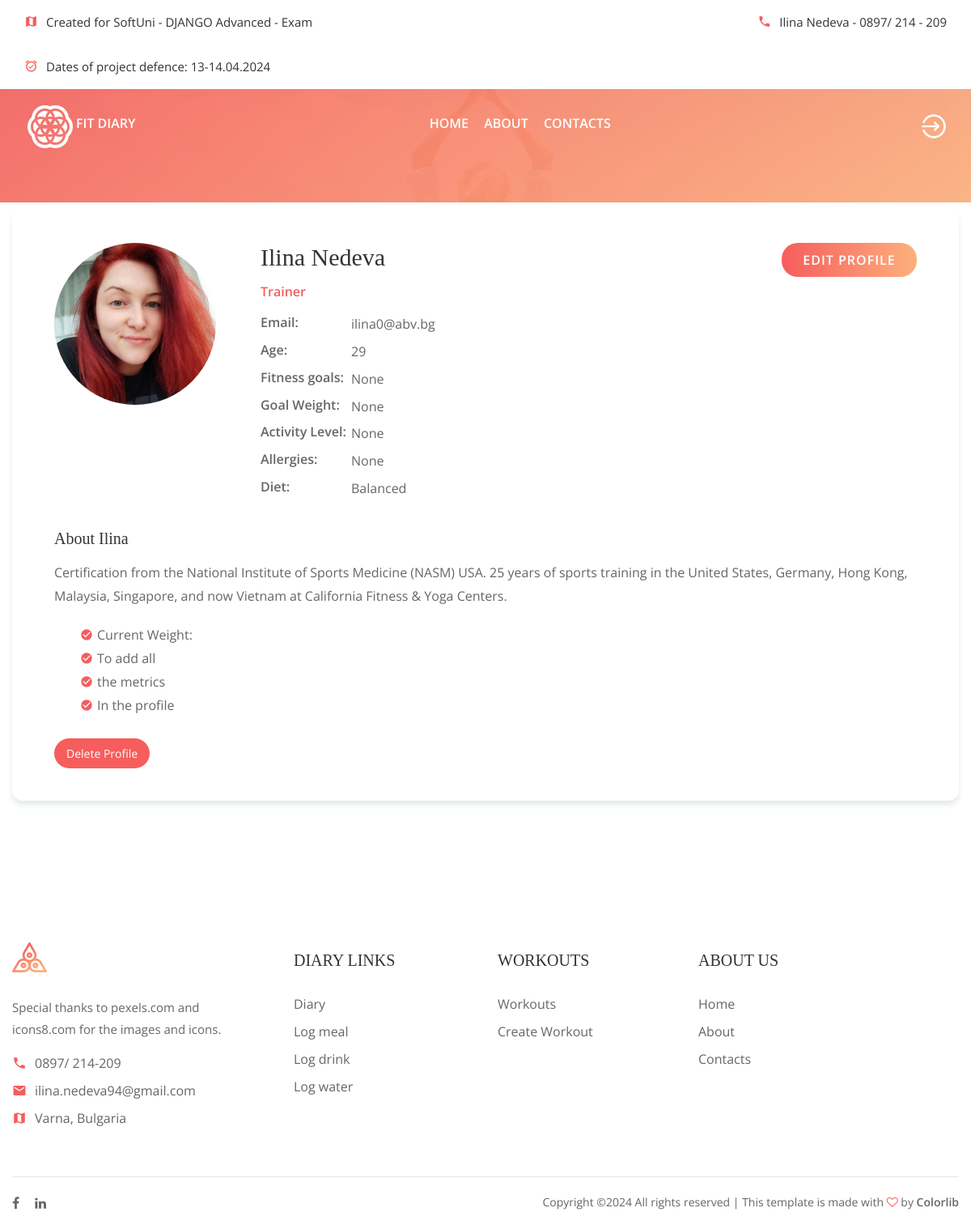
/accounts/profile/5/, run on the app's committed database.
### fit_diary/accounts/models.py (models this page shows, shortened)
class Profile(models.Model):
    MAX_FIRST_NAME_LENGTH = 30
    MAX_LAST_NAME_LENGTH = 30
    MAX_FITNESS_GOALS_LENGTH = 50
    MAX_ACTIVITY_LEVEL_LENGTH = 50
    MAX_DIETARY_RESTRICTIONS_LENGTH = 15
    MAX_PREFERRED_DIET_LENGTH = 15
    first_name = models.CharField(
        max_length=MAX_FIRST_NAME_LENGTH,
        blank=True,
        null=True,
    )
    last_name = models.CharField(
        max_length=MAX_LAST_NAME_LENGTH,
        blank=True,
        null=True,
    )
    age = models.PositiveIntegerField(
        null=True,
        blank=True
    )
    profile_picture = models.ImageField(
        upload_to='images/profile_pictures/',
        blank=True,
        null=True,
    )
    facebook_profile_url = models.URLField(
        blank=True,
        null=True,
        unique=True,
    )
    instagram_profile_url = models.URLField(
        blank=True,
        null=True,
        unique=True,
    )
    linkedin_profile_url = models.URLField(
        blank=True,
        null=True,
        unique=True,
    )
    fitness_goals = models.CharField(
        max_length=MAX_FITNESS_GOALS_LENGTH,
        choices=FitnessGoals.choices,
        blank=True,
        null=True,
        help_text='Your primary fitness goal'
    )
    goal_weight = models.DecimalField(
        max_digits=5,
        decimal_places=2,
        help_text='Goal weight in kilograms',
        null=True,
        blank=True,
    )
    daily_calorie_goal = models.PositiveIntegerField(
        null=True,
        blank=True,
    )
    activity_level = models.CharField(
        max_length=MAX_ACTIVITY_LEVEL_LENGTH,
        choices=ActivityLevel.choices,
        blank=True,
        null=True
    )
    dietary_restrictions = models.CharField(
        max_length=MAX_DIETARY_RESTRICTIONS_LENGTH,
        choices=DietaryRestrictions.choices,
        help_text='Any health restrictions',
        blank=True,
        default='None',
    )
    preferred_diet = models.CharField(
        max_length=MAX_PREFERRED_DIET_LENGTH,
        choices=PreferredDiet.choices,
        blank=True,
        null=True,
        default='Balanced',
    )
    user = models.OneToOneField(
        FitDiaryUser,
        on_delete=models.CASCADE,
        primary_key=True,
    )
    @property
    def full_name(self):
        if self.first_name and self.last_name:
            return f"{self.first_name} {self.last_name}"
        return self.first_name or self.last_name

class FitDiaryUser(AbstractBaseUser, PermissionsMixin):
    email = models.EmailField(
        _('email address'),
        unique=True,
        error_messages={
            "unique": _("TA user with that email already exists."),
        },
    )
    is_staff = models.BooleanField(
        _("staff status"),
        default=False,
        help_text=_("Designates whether the user can log into this admin site."),
    )
    is_active = models.BooleanField(
        _("active"),
        default=True,
        help_text=_(
            "Designates whether this user should be treated as active. "
            "Unselect this instead of deleting accounts."
        ),
    )
    date_joined = models.DateTimeField(_("date joined"), default=timezone.now)
    objects = FitDiaryUserManager()
    USERNAME_FIELD = "email"

### fit_diary/accounts/views.py (the view)
# urls.py: path('', ProfileDetailsView.as_view(), name='details-profile'),
class ProfileDetailsView(DetailView):
    queryset = Profile.objects.all().prefetch_related('user')
    template_name = 'accounts/details-profile.html'

### templates/accounts/details-profile.html (shortened to what this page needs)
 {%  extends 'base.html' %}
{%  load static %}
{%  block main_content %}
	<section class="page-top-section set-bg" data-setbg="img/page-top-bg.jpg" style="height: 250px">
	</section>
{% endblock %}
{% block additional_content %}
	<section class="trainer-details-section spad overflow-hidden" style="padding-top: 10px; ">
		<div class="container">
			<div class="trainer-details">
				<div class="trainer-info">
					<div class="td-left">
                        {% if profile.profile_picture %}
                            <img src="{{ profile.profile_picture.url }}" alt="cannot load pic">
                        {% else %}
						    <img src="{%  static 'img/classes/author/head1.png' %}" alt="">
                        {%  endif %}
					</div>
					<div class="td-right">
						<h3>{{ profile.full_name }}</h3>
						<h6>Trainer</h6>
						<ul>
							<li><strong>Email:</strong><p>{{ profile.user.email }}</p></li>
                            <li><strong>Age:</strong><p>{{ profile.age }}</p></li>
                            <li><strong>Fitness goals: </strong><p>{{ profile.fitness_goals }}</p></li>
                            <li><strong>Goal Weight:</strong><p>{{ profile.goal_weight }}</p></li>
                            <li><strong>Activity Level: </strong><p>{{ profile.activity_level }}</p></li>
                            <li><strong>Allergies:</strong><p>{{ profile.dietary_restrictions }}</p></li>
                            <li><strong>Diet:</strong><p>{{ profile.preferred_diet }}</p></li>
						</ul>
						<a href="{% url 'edit-profile' user.pk %}" class="site-btn sb-gradient">Edit Profile</a>
					</div>
				</div>
				<div class="trainer-details-text">
					<h3>About {{ profile.first_name }}</h3>
					<p>Certification from the National Institute of Sports Medicine (NASM) USA. 25 years of sports training in the United States, Germany, Hong Kong, Malaysia, Singapore, and now Vietnam at California Fitness & Yoga Centers.</p>
                    <ul>
						<li><i class="material-icons">check_circle</i>Current Weight: </li>
						<li><i class="material-icons">check_circle</i>To add all</li>
						<li><i class="material-icons">check_circle</i>the metrics </li>
						<li><i class="material-icons">check_circle</i>In the profile</li>
					</ul>
				</div>
            <br>
            <a href="{% url 'delete-profile' user.pk %}" class="btn-custom btn-delete">Delete Profile</a>
			</div>
		</div>
	</section>
 {% endblock %}

### staticfiles/css/style.css (style rules this page uses)
html, body { height: 100%; font-family: "Open Sans", sans-serif; -webkit-font-smoothing: antialiased; font-smoothing: antialiased; }
h1, h2, h3, h4, h5, h6 { margin: 0; color: #333333; font-weight: 600; }
h3 { font-size: 30px; font-family: "Playfair Display", serif; font-weight: 400; }
h6 { font-size: 16px; }
p { font-size: 15px; color: #666666; line-height: 1.8; }
img { max-width: 100%; }
ul, ol { padding: 0; margin: 0; }
@media (min-width: 1200px) { .container { max-width: 1200px; } }
.set-bg { background-repeat: no-repeat; background-size: cover; background-position: top center; }
.spad { padding-top: 110px; padding-bottom: 105px; }
.bg-g-1, .site-pagination a.active, .site-pagination a:hover, .page-top-section:after, .review-section:after, .search-model:after, .hero-section, .back-to-top { background: -o-linear-gradient(305deg, #f65d5d 0%, #fdb07d 100%); background: linear-gradient(145deg, #f65d5d 0%, #fdb07d 100%); filter: progid:DXImageTransform.Microsoft.gradient(startColorstr="#f65d5d", endColorstr="#fdb07d", GradientType=1); }
.bg-g-2, .infor-form button, .site-btn.sb-line-gradient, .site-btn.sb-gradient { background: -o-linear-gradient(305deg, #fdb07d 0%, #f65d5d 100%); background: linear-gradient(145deg, #fdb07d 0%, #f65d5d 100%); filter: progid:DXImageTransform.Microsoft.gradient(startColorstr="#fdb07d", endColorstr="#f65d5d", GradientType=1); }
.site-btn { display: inline-block; border: none; font-size: 16px; font-weight: 600; min-width: 167px; padding: 14px 30px; border-radius: 50px; text-transform: uppercase; color: #fff; line-height: normal; cursor: pointer; text-align: center; letter-spacing: 1px; }
.site-btn.sb-gradient { color: #fff; padding: 13px 29px; position: relative; -webkit-transition: all 0.4s; -o-transition: all 0.4s; transition: all 0.4s; z-index: 1; }
.site-btn.sb-gradient::after { content: ""; position: absolute; width: calc(100% - 4px); height: calc(100% - 4px); top: 2px; left: 2px; border-radius: 80px; background: #fff; z-index: -1; opacity: 0; filter: alpha(opacity=0); -webkit-transition: all 0.4s; -o-transition: all 0.4s; transition: all 0.4s; }
.page-top-section { height: 478px; position: relative; padding-top: 220px; text-align: center; }
.page-top-section:after { position: absolute; content: ""; width: 100%; height: 100%; left: 0; top: 0; opacity: 0.92; filter: alpha(opacity=92); }
.trainer-details { padding: 40px 52px; border-radius: 13px; -webkit-box-shadow: 0px 5px 6px rgba(72, 105, 114, 0.15); box-shadow: 0px 5px 6px rgba(72, 105, 114, 0.15); }
.trainer-details .td-left { float: left; margin-right: 55px; text-align: center; }
.trainer-details .td-right { overflow: hidden; margin-bottom: 30px; position: relative; }
.trainer-details .trainer-info { position: relative; overflow: hidden; }
.trainer-details .trainer-info img { width: 200px; height: 200px; border-radius: 50%; margin-bottom: 28px; }
.trainer-details .trainer-info h3 { font-family: "Playfair Display", serif; margin-bottom: 15px; }
.trainer-details .trainer-info h6 { color: #f65d5d; margin-bottom: 16px; }
.trainer-details .trainer-info ul { list-style: none; }
.trainer-details .trainer-info ul li { margin-bottom: 5px; }
.trainer-details .trainer-info ul strong { float: left; width: 112px; color: #666666; font-weight: 600; }
.trainer-details .trainer-info ul p { font-size: 16px; overflow: hidden; margin-bottom: 0; }
.trainer-details .trainer-info .site-btn { position: absolute; right: 0; top: 0; }
.trainer-details-text h3 { font-size: 20px; margin-bottom: 16px; }
.trainer-details-text p { margin-bottom: 22px; font-size: 16px; }
.trainer-details-text ul { list-style: none; padding-left: 32px; }
.trainer-details-text ul li { font-size: 16px; color: #666666; padding-left: 21px; margin-bottom: 5px; position: relative; }
.trainer-details-text ul i { position: absolute; left: 0; top: 4px; font-size: 16px; color: #f65d5d; }
.site-btn.sb-gradient { border: none; padding: 10px 20px; border-radius: 20px; color: #fff; background-image: linear-gradient(to right, #f65d5d, #fdb07d); cursor: pointer; transition: all 0.3s ease; }
.btn-custom { font-family: 'Open Sans', sans-serif; padding: 8px 15px; font-size: 14px; border-radius: 20px; border: none; cursor: pointer; transition: all 0.3s ease; margin-right: 5px; display: inline-block; text-decoration: none; }
.btn-delete { background-color: #f65d5d; color: #fff; }

### data on the page
Profile: profile_picture (picture), full_name "Ilina Nedeva", user.email "ilina0@abv.bg", age "29", fitness_goals "None", goal_weight "None", activity_level "None", dietary_restrictions "None", preferred_diet "Balanced", first_name "Ilina"
